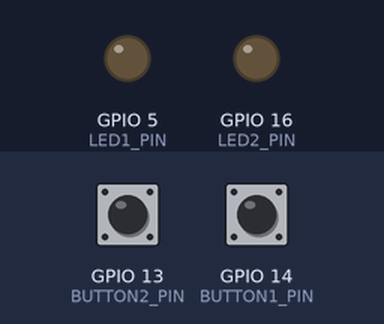
A program run on a simulated ESP32. On the bench: output pins drawn as LEDs (lit = HIGH). Inputs (shaded band) come from the test bench; at power-on: GPIO 13 (BUTTON2_PIN) HIGH, GPIO 14 (BUTTON1_PIN) HIGH.

Above: at 1.2 s.
1.3 s: GPIO 13 (BUTTON2_PIN) pulled LOW for 0.15 s
At 2.4 s:
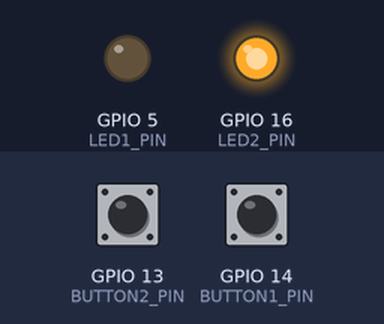
2.9 s: GPIO 14 (BUTTON1_PIN) pulled LOW for 0.15 s
At 3.6 s:
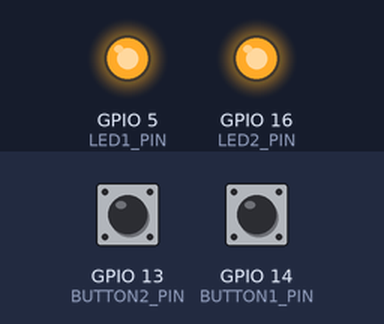
4.5 s: GPIO 13 (BUTTON2_PIN) pulled LOW for 1 s
At 4.8 s:
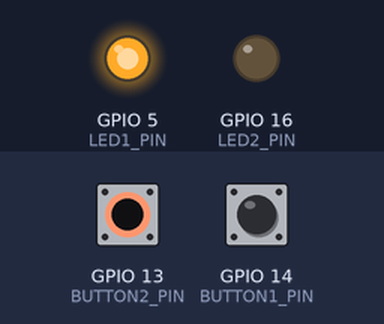
7.0 s: GPIO 13 (BUTTON2_PIN) pulled LOW for 3.2 s
At 8.0 s:
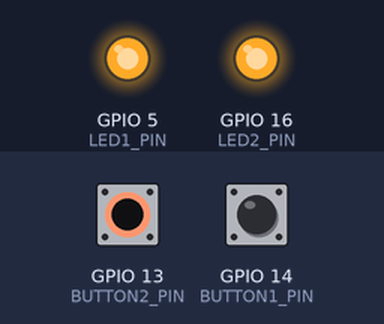
11.7 s: GPIO 14 (BUTTON1_PIN) pulled LOW for 1 s
At 12.7 s:
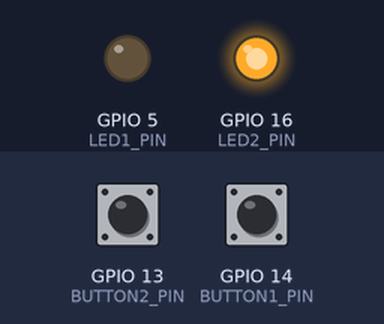
Timing chart, 0 to 14.7 s (numbered marks = the images above; inputs shaded):
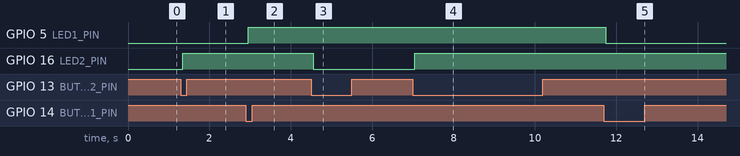

Measured:
- after the input at 1.3 s, GPIO 16 (LED2_PIN): LOW → HIGH after 0.05 s
- after the input at 2.9 s, GPIO 5 (LED1_PIN): LOW → HIGH after 0.05 s
- after the input at 4.5 s, GPIO 16 (LED2_PIN): HIGH → LOW after 0.05 s
- after the input at 7.0 s, GPIO 16 (LED2_PIN): LOW → HIGH after 0.05 s
- after the input at 11.7 s, GPIO 5 (LED1_PIN): HIGH → LOW after 0.05 s

The program:

main.cpp
```cpp
#include <Arduino.h>

#define LED1_PIN      5
#define LED2_PIN      16
#define BUTTON1_PIN   14
#define BUTTON2_PIN   13
#define DEBOUNCE_MS   50
#define DEBOUNCE_US   (DEBOUNCE_MS * 1000UL)

hw_timer_t* debounceTimer1 = nullptr;
hw_timer_t* debounceTimer2 = nullptr;
volatile bool debounceActive1 = false;
volatile bool debounceActive2 = false;

void ARDUINO_ISR_ATTR onDebounceTimer1() {

  if (digitalRead(BUTTON1_PIN) == LOW) {
    digitalWrite(LED1_PIN, !digitalRead(LED1_PIN));
  }
  debounceActive1 = false;
}

void ARDUINO_ISR_ATTR onDebounceTimer2() {

  if (digitalRead(BUTTON2_PIN) == LOW) {
    digitalWrite(LED2_PIN, !digitalRead(LED2_PIN));
  }
  debounceActive2 = false;
}


void ARDUINO_ISR_ATTR onButton1ISR() {
  if (!debounceActive1) {
    debounceActive1 = true;
    timerAlarm(debounceTimer1, DEBOUNCE_US, false, 0);
  }
}

void ARDUINO_ISR_ATTR onButton2ISR() {
  if (!debounceActive2) {
    debounceActive2 = true;
    timerAlarm(debounceTimer2, DEBOUNCE_US, false, 0);
  }
}

void setup() {
  pinMode(LED1_PIN, OUTPUT);
  pinMode(LED2_PIN, OUTPUT);
  digitalWrite(LED1_PIN, LOW);
  digitalWrite(LED2_PIN, LOW);

  pinMode(BUTTON1_PIN, INPUT_PULLUP);
  attachInterrupt(BUTTON1_PIN, onButton1ISR, FALLING);

  pinMode(BUTTON2_PIN, INPUT_PULLUP);
  attachInterrupt(BUTTON2_PIN, onButton2ISR, FALLING);

  debounceTimer1 = timerBegin(1000000);
  debounceTimer2 = timerBegin(1000000);
  timerAttachInterrupt(debounceTimer1, &onDebounceTimer1);
  timerAttachInterrupt(debounceTimer2, &onDebounceTimer2);
}

void loop() {
  // Nothing to do. Interrupts handle everything.
}
```
